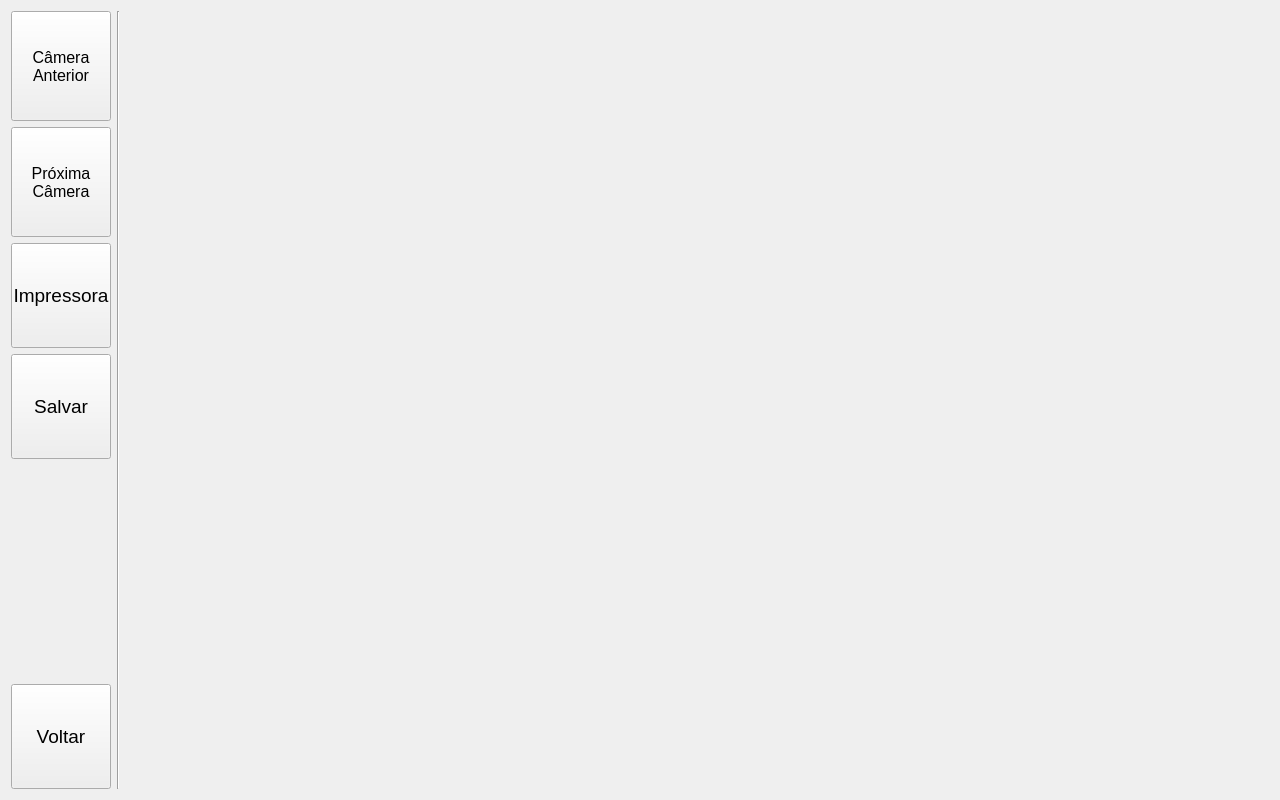
<?xml version="1.0" encoding="UTF-8"?>
<ui version="4.0">
 <class>FormProcess</class>
 <widget class="QWidget" name="FormProcess">
  <property name="geometry">
   <rect>
    <x>0</x>
    <y>0</y>
    <width>1280</width>
    <height>800</height>
   </rect>
  </property>
  <property name="windowTitle">
   <string>Form</string>
  </property>
  <layout class="QHBoxLayout" name="horizontalLayout" stretch="0,0,1">
   <item>
    <layout class="QVBoxLayout" name="verticalLayout">
     <item>
      <widget class="ButtonBeR" name="btn_btn_prev">
       <property name="minimumSize">
        <size>
         <width>100</width>
         <height>110</height>
        </size>
       </property>
       <property name="maximumSize">
        <size>
         <width>100</width>
         <height>110</height>
        </size>
       </property>
       <property name="font">
        <font>
         <pointsize>12</pointsize>
        </font>
       </property>
       <property name="focusPolicy">
        <enum>Qt::NoFocus</enum>
       </property>
       <property name="text">
        <string>Câmera
Anterior</string>
       </property>
       <property name="icon">
        <iconset resource="../res/icons.qrc">
         <normaloff>:/icons/arrow-left.png</normaloff>:/icons/arrow-left.png</iconset>
       </property>
       <property name="iconSize">
        <size>
         <width>24</width>
         <height>24</height>
        </size>
       </property>
       <property name="bgIcon">
        <iconset resource="../res/icons.qrc">
         <normaloff>:/icons/bt-blank.png</normaloff>
         <normalon>:/icons/bt-blank_pressed.png</normalon>:/icons/bt-blank.png</iconset>
       </property>
       <property name="bgIconSize">
        <size>
         <width>70</width>
         <height>70</height>
        </size>
       </property>
      </widget>
     </item>
     <item>
      <widget class="ButtonBeR" name="btn_next">
       <property name="minimumSize">
        <size>
         <width>100</width>
         <height>110</height>
        </size>
       </property>
       <property name="maximumSize">
        <size>
         <width>100</width>
         <height>110</height>
        </size>
       </property>
       <property name="font">
        <font>
         <pointsize>12</pointsize>
        </font>
       </property>
       <property name="focusPolicy">
        <enum>Qt::NoFocus</enum>
       </property>
       <property name="text">
        <string>Próxima
Câmera</string>
       </property>
       <property name="icon">
        <iconset resource="../res/icons.qrc">
         <normaloff>:/icons/arrow-right.png</normaloff>:/icons/arrow-right.png</iconset>
       </property>
       <property name="iconSize">
        <size>
         <width>24</width>
         <height>24</height>
        </size>
       </property>
       <property name="bgIcon">
        <iconset resource="../res/icons.qrc">
         <normaloff>:/icons/bt-blank.png</normaloff>
         <normalon>:/icons/bt-blank_pressed.png</normalon>:/icons/bt-blank.png</iconset>
       </property>
       <property name="bgIconSize">
        <size>
         <width>70</width>
         <height>70</height>
        </size>
       </property>
      </widget>
     </item>
     <item>
      <widget class="ButtonBeR" name="btn_printer">
       <property name="minimumSize">
        <size>
         <width>100</width>
         <height>105</height>
        </size>
       </property>
       <property name="maximumSize">
        <size>
         <width>100</width>
         <height>105</height>
        </size>
       </property>
       <property name="font">
        <font>
         <pointsize>14</pointsize>
        </font>
       </property>
       <property name="text">
        <string>Impressora</string>
       </property>
       <property name="icon">
        <iconset resource="../res/icons.qrc">
         <normaloff>:/icons/printer.png</normaloff>:/icons/printer.png</iconset>
       </property>
       <property name="iconSize">
        <size>
         <width>32</width>
         <height>32</height>
        </size>
       </property>
       <property name="bgIcon">
        <iconset resource="../res/icons.qrc">
         <normaloff>:/icons/bt-blank.png</normaloff>
         <normalon>:/icons/bt-blank_pressed.png</normalon>:/icons/bt-blank.png</iconset>
       </property>
       <property name="bgIconSize">
        <size>
         <width>80</width>
         <height>80</height>
        </size>
       </property>
      </widget>
     </item>
     <item>
      <widget class="ButtonBeR" name="btn_save">
       <property name="minimumSize">
        <size>
         <width>100</width>
         <height>105</height>
        </size>
       </property>
       <property name="maximumSize">
        <size>
         <width>100</width>
         <height>105</height>
        </size>
       </property>
       <property name="font">
        <font>
         <pointsize>14</pointsize>
         <weight>50</weight>
         <bold>false</bold>
        </font>
       </property>
       <property name="text">
        <string>Salvar</string>
       </property>
       <property name="icon">
        <iconset resource="../res/icons.qrc">
         <normaloff>:/icons/MD-disc-3-5.png</normaloff>:/icons/MD-disc-3-5.png</iconset>
       </property>
       <property name="iconSize">
        <size>
         <width>32</width>
         <height>32</height>
        </size>
       </property>
       <property name="bgIcon">
        <iconset resource="../res/icons.qrc">
         <normaloff>:/icons/bt-blank.png</normaloff>
         <normalon>:/icons/bt-blank_pressed.png</normalon>:/icons/bt-blank.png</iconset>
       </property>
       <property name="bgIconSize">
        <size>
         <width>80</width>
         <height>80</height>
        </size>
       </property>
      </widget>
     </item>
     <item>
      <spacer name="verticalSpacer">
       <property name="orientation">
        <enum>Qt::Vertical</enum>
       </property>
       <property name="sizeHint" stdset="0">
        <size>
         <width>20</width>
         <height>40</height>
        </size>
       </property>
      </spacer>
     </item>
     <item>
      <widget class="ButtonBeR" name="btn_return">
       <property name="minimumSize">
        <size>
         <width>100</width>
         <height>105</height>
        </size>
       </property>
       <property name="maximumSize">
        <size>
         <width>100</width>
         <height>105</height>
        </size>
       </property>
       <property name="font">
        <font>
         <pointsize>14</pointsize>
        </font>
       </property>
       <property name="focusPolicy">
        <enum>Qt::NoFocus</enum>
       </property>
       <property name="text">
        <string>Voltar</string>
       </property>
       <property name="icon">
        <iconset resource="../res/icons.qrc">
         <normaloff>:/icons/arrow_backward.png</normaloff>:/icons/arrow_backward.png</iconset>
       </property>
       <property name="iconSize">
        <size>
         <width>24</width>
         <height>24</height>
        </size>
       </property>
       <property name="bgIcon">
        <iconset resource="../res/icons.qrc">
         <normaloff>:/icons/bt-blank.png</normaloff>
         <normalon>:/icons/bt-blank_pressed.png</normalon>:/icons/bt-blank.png</iconset>
       </property>
       <property name="bgIconSize">
        <size>
         <width>80</width>
         <height>80</height>
        </size>
       </property>
      </widget>
     </item>
    </layout>
   </item>
   <item>
    <widget class="Line" name="line">
     <property name="orientation">
      <enum>Qt::Vertical</enum>
     </property>
    </widget>
   </item>
   <item>
    <widget class="QFrame" name="widget_content">
     <property name="frameShape">
      <enum>QFrame::NoFrame</enum>
     </property>
     <property name="frameShadow">
      <enum>QFrame::Raised</enum>
     </property>
     <layout class="QVBoxLayout" name="verticalLayout_2">
      <property name="spacing">
       <number>0</number>
      </property>
      <property name="leftMargin">
       <number>0</number>
      </property>
      <property name="topMargin">
       <number>0</number>
      </property>
      <property name="rightMargin">
       <number>0</number>
      </property>
      <property name="bottomMargin">
       <number>0</number>
      </property>
     </layout>
    </widget>
   </item>
  </layout>
 </widget>
 <customwidgets>
  <customwidget>
   <class>ButtonBeR</class>
   <extends>QPushButton</extends>
   <header>buttonber.h</header>
  </customwidget>
 </customwidgets>
 <resources>
  <include location="../res/icons.qrc"/>
 </resources>
 <connections/>
</ui>
